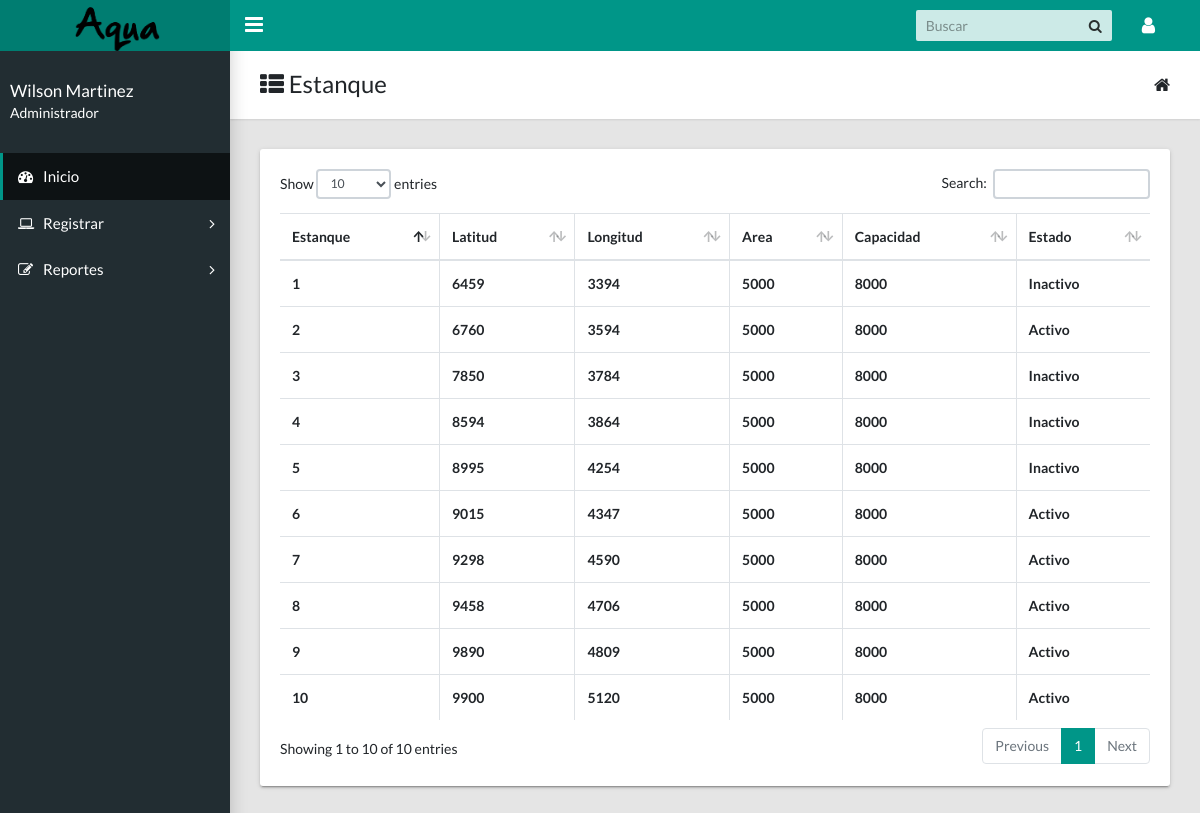
Page /docs/operario/consulta_estado_estanque.php (signed in) on the committed database.
### tables this page shows
CREATE TABLE `estanque` (
  `id_estanque` int(11) NOT NULL,
  `latitud` int(10) DEFAULT NULL,
  `longitud` int(10) DEFAULT NULL,
  `area` int(10) DEFAULT NULL,
  `capacidad` int(10) DEFAULT NULL,
  `fk_bateria` int(10) DEFAULT NULL,
  `tipo_estanque` varchar(20) DEFAULT NULL,
  `estado_estanque` tinyint(1) DEFAULT NULL
);

### docs/operario/consulta_estado_estanque.php (the view, shortened to what this page needs)
<!DOCTYPE html>
<html lang="en">
    <head>
        <link rel="stylesheet" type="text/css" href="../css/main.css">
        <link href="https://maxcdn.bootstrapcdn.com/font-awesome/4.7.0/css/font-awesome.min.css" rel="stylesheet" type="text/css">
      <?php
        include 'php/conect.php';
      ?>
    </head>
<body class="app sidebar-mini rtl">
    <header class="app-header">
        <a class="app-header__logo" href="principal.php">
          <img src="img/logo2.png" width="90">
        </a>
        <a aria-label="Hide Sidebar" class="app-sidebar__toggle" data-toggle="sidebar" href="#">
        </a>
        <ul class="app-nav">
            <li class="app-search">
                <input class="app-search__input" placeholder="Buscar" type="search">
                <button class="app-search__button">
                    <i class="fa fa-search">
                    </i>
                </button>
            </li>
            <li class="dropdown">
                <a aria-label="Open Profile Menu" class="app-nav__item" data-toggle="dropdown" href="#">
                    <i class="fa fa-user fa-lg">
                    </i>
                </a>
                      <?php
                      if(isset($_SESSION['usuario']))
                      {
                          ?>
            </li>
        </ul>
    </header>
     <aside class="app-sidebar">
        <div class="app-sidebar__user">
            <div>
                <p class="app-sidebar__user-name">
                    <?php echo ''.$_SESSION['nombre']. ' ' ; ?>
                </p>
                <p class="app-sidebar__user-designation">
                    <?php echo ''.$_SESSION['nombre_rol']. ' ' ; ?>
                </p>
                <?php
                }
                else{
                  ?>
                  <script language='javascript'>window.location="salir.php"</script>
                  <?php
                }
                ?>
            </div>
        </div>
        <ul class="app-menu">
            <li>
                <li><a class="app-menu__item active" href="principal.php"><i class="app-menu__icon fa fa-dashboard"></i><span class="app-menu__label">Inicio</span></a></li>
            </li>
            <li class="treeview">
                <a class="app-menu__item" data-toggle="treeview" href="#">
                    <i class="app-menu__icon fa fa-laptop">
                    </i>
                    <span class="app-menu__label">
                        Registrar
                    </span>
                    <i class="treeview-indicator fa fa-angle-right">
                    </i>
                </a>
            </li>
            <li class="treeview">
                <a class="app-menu__item" data-toggle="treeview" href="#">
                    <i class="app-menu__icon fa fa-edit">
                    </i>
                    <span class="app-menu__label">
                        Reportes
                    </span>
                    <i class="treeview-indicator fa fa-angle-right">
                    </i>
                </a>
            </li>
        </ul>
    </aside>
    <main class="app-content">
              <div class="app-title">
                <div>
                  <h1><i class="fa fa-th-list"></i> Estanque </h1>
                </div>
                <ul class="app-breadcrumb breadcrumb side">
                  <li class="breadcrumb-item"><i class="fa fa-home fa-lg"></i></li>
                </ul>
              </div>
              <div  class="row d-flex justify-content-center">
                <div class="col-lg-12">
                  <div class="tile">
                    <div class="tile-body">
                      <table class="table table-hover table-bordered " id="sampleTable">
                        <thead>
                          <tr>
                            <th>Estanque</th>
                            <th>Latitud</th>
                            <th>Longitud</th>
                            <th>Area</th>
                            <th>Capacidad</th>
                            <th>Estado</th>
                          </tr>
                        </thead>
                        <tbody>
                          <?php
                          try{
                            $sql="SELECT id_estanque AS Estanque,latitud AS Latitud,longitud AS Longitud,area AS Area,capacidad AS Capacidad,IF(`estado_estanque`=0,'Inactivo','Activo') as estado_estanque from estanque" ;
                            $resul=$base->prepare($sql);
                            $resul->execute(array());
                            while($consulta=$resul->fetch(PDO::FETCH_ASSOC)){
                              ?>
                              <tr>
                                <th>
                                      <span><?php echo$consulta['Estanque'];?></span>
                                </th>
                                <th>
                                  <span><?php echo$consulta['Latitud'];?></span>
                                </th>
                                <th>
                                  <span><?php echo$consulta['Longitud'];?></span>
                                </th>
                                <th>
                                  <span><?php echo$consulta['Area'];?></span>
                                </th>
                                <th>
                                  <span><?php echo$consulta['Capacidad'];?></span>
                                </th>
                                <th>
                                  <span><?php echo$consulta['estado_estanque'];?></span>
                                </th>
                              </tr>
                              <?php
                            }
                          }
                          catch(Exception $e){
                           die('Error:' .$e->getMessage());
                         }
                         ?>
                       </tbody>
                     </table>
                   </div>
                 </div>
               </div>
             </div>
           </main>
         </body>
         </html>

### rows in the picture
estanque: id_estanque "1", latitud "6459", longitud "3394", area "5000", capacidad "8000", estado_estanque "Inactivo"
estanque: id_estanque "2", latitud "6760", longitud "3594", area "5000", capacidad "8000", estado_estanque "Activo"
estanque: id_estanque "3", latitud "7850", longitud "3784", area "5000", capacidad "8000", estado_estanque "Inactivo"
estanque: id_estanque "4", latitud "8594", longitud "3864", area "5000", capacidad "8000", estado_estanque "Inactivo"
estanque: id_estanque "5", latitud "8995", longitud "4254", area "5000", capacidad "8000", estado_estanque "Inactivo"
estanque: id_estanque "6", latitud "9015", longitud "4347", area "5000", capacidad "8000", estado_estanque "Activo"
estanque: id_estanque "7", latitud "9298", longitud "4590", area "5000", capacidad "8000", estado_estanque "Activo"
estanque: id_estanque "8", latitud "9458", longitud "4706", area "5000", capacidad "8000", estado_estanque "Activo"
estanque: id_estanque "9", latitud "9890", longitud "4809", area "5000", capacidad "8000", estado_estanque "Activo"
estanque: id_estanque "10", latitud "9900", longitud "5120", area "5000", capacidad "8000", estado_estanque "Activo"

### other values in the picture
$_SESSION['nombre'] "Wilson Martinez"
$_SESSION['nombre_rol'] "Administrador"
